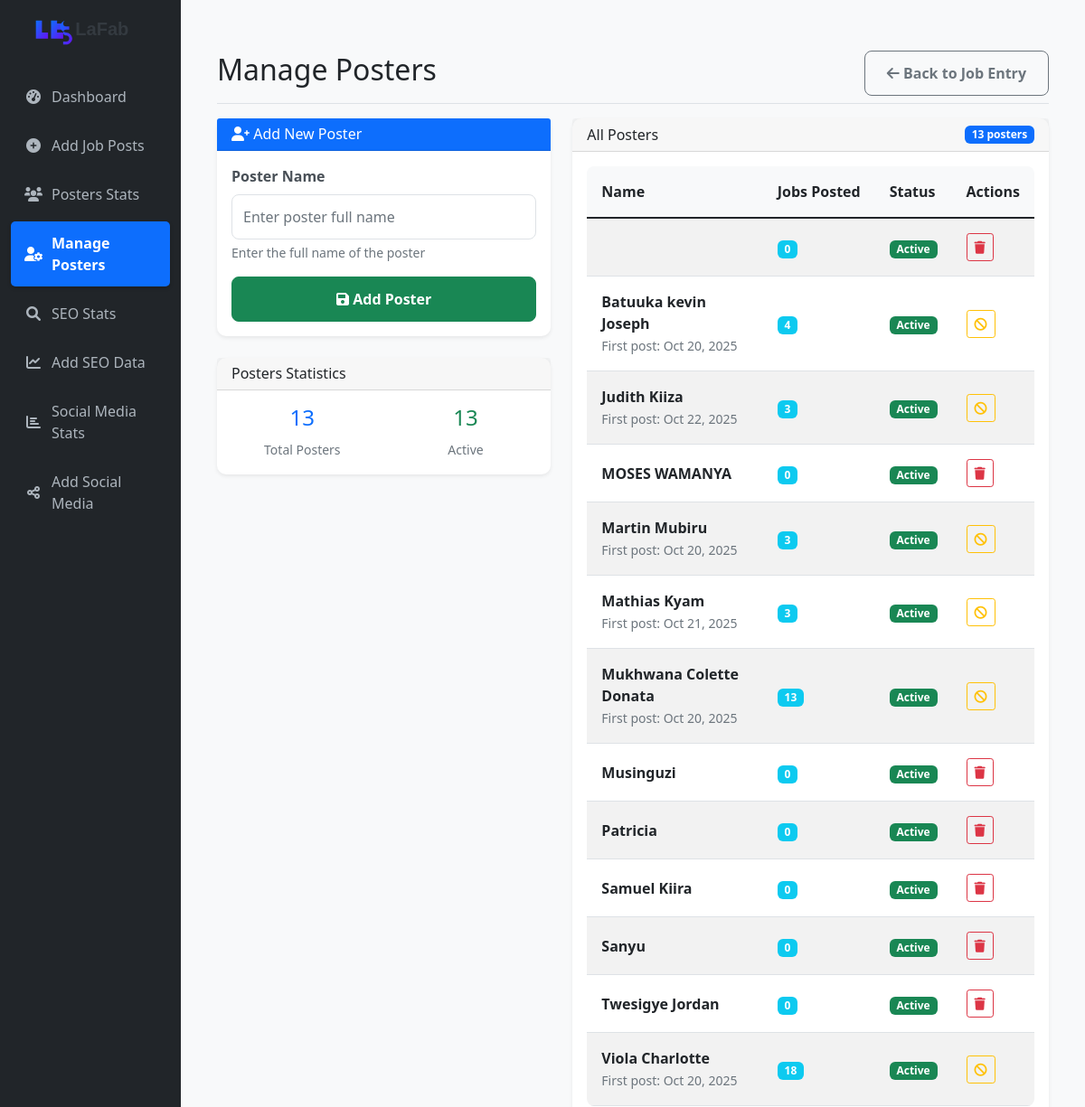
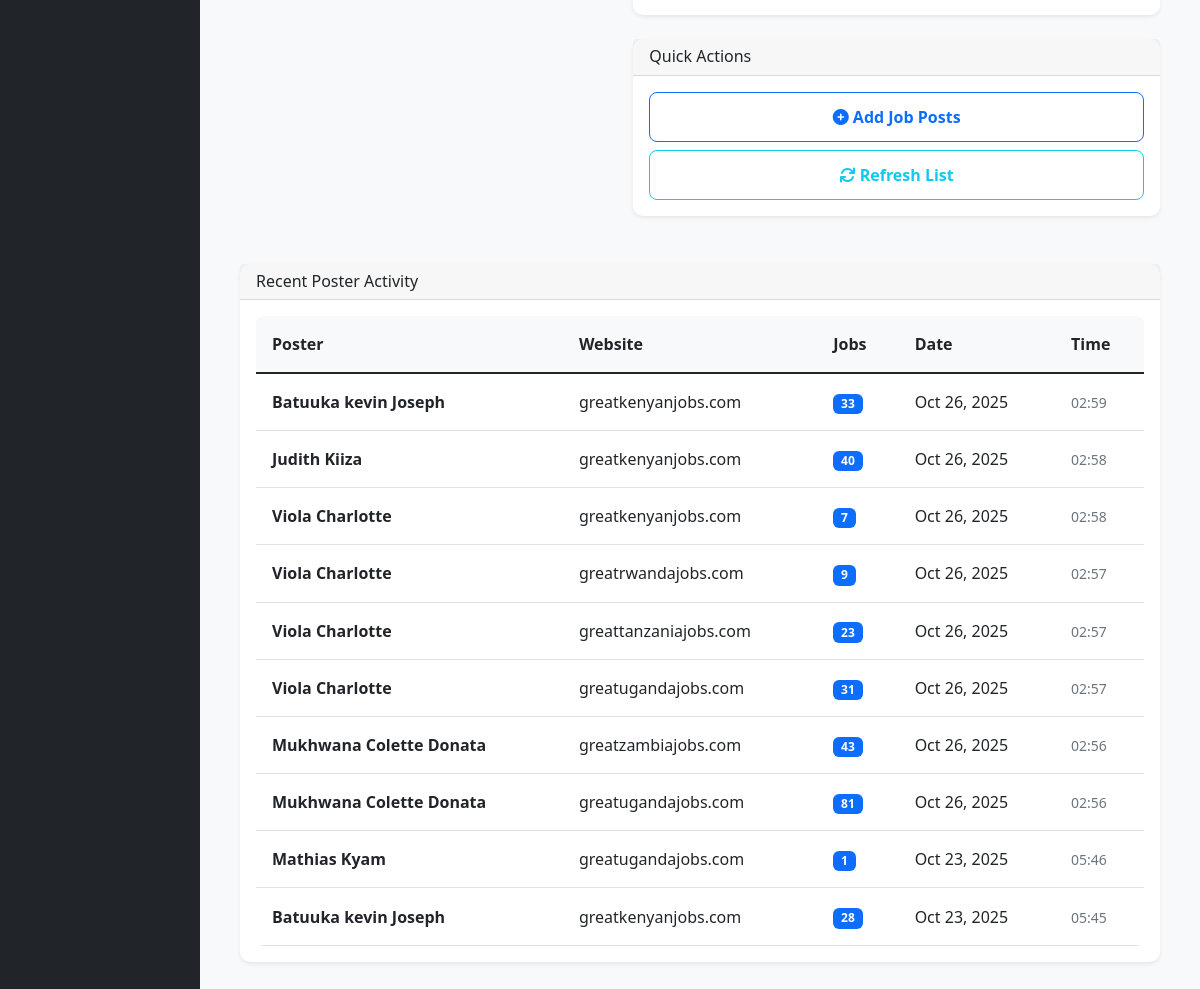
The app's page /pages/manage_posters.php with its own data (2 pictures, top to bottom).
### tables this page shows
CREATE TABLE posters (
        id INTEGER PRIMARY KEY AUTOINCREMENT,
        name TEXT NOT NULL UNIQUE,
        is_active INTEGER DEFAULT 1,
        created_at DATETIME DEFAULT CURRENT_TIMESTAMP
    );

CREATE TABLE job_postings (
        id INTEGER PRIMARY KEY AUTOINCREMENT,
        website TEXT NOT NULL,
        poster_name TEXT NOT NULL,
        job_count INTEGER NOT NULL,
        post_date DATE NOT NULL,
        created_at DATETIME DEFAULT CURRENT_TIMESTAMP
    );

### config.php (called while the page is built, shortened)
<?php
$db_file = __DIR__ . '/jobs_dashboard.db';
try {
    $db = new SQLite3($db_file);
    $db->enableExceptions(true);
} catch (Exception $e) {
    die("Database connection failed: " . $e->getMessage());
}
function db_fetch_all($sql, $params = []) {
    global $db;
    $stmt = $db->prepare($sql);
    $result = $stmt->execute();
    $rows = [];
    while ($row = $result->fetchArray(SQLITE3_ASSOC)) {
        $rows[] = $row;
    }
    return $rows;
}
function db_fetch_one($sql, $params = []) {
    global $db;
    $stmt = $db->prepare($sql);
    $index = 1;
    foreach ($params as $param) {
        $stmt->bindValue($index++, $param);
    }
    $result = $stmt->execute();
    return $result->fetchArray(SQLITE3_ASSOC);
}
?>

### pages/manage_posters.php (the view, shortened to what this page needs)
<?php
require_once '../config.php';
require_once '../includes/header.php';
require_once '../includes/sidebar.php';
$posters = db_fetch_all("
    SELECT p.*,
           (SELECT COUNT(*) FROM job_postings jp WHERE jp.poster_name = p.name) as job_count
    FROM posters p
    ORDER BY p.is_active DESC, p.name ASC
");
?>
<div class="col-md-9 col-lg-10 main-content">
    <div class="d-flex justify-content-between flex-wrap flex-md-nowrap align-items-center pt-3 pb-2 mb-3 border-bottom">
        <h1 class="h2">Manage Posters</h1>
        <button type="button" class="btn btn-outline-secondary" onclick="window.location.href='job_entry.php'">
            <i class="fas fa-arrow-left"></i> Back to Job Entry
        </button>
    </div>
    <div class="row">
        <div class="col-md-5">
            <div class="card">
                <div class="card-header bg-primary text-white">
                    <h6 class="mb-0"><i class="fas fa-user-plus"></i> Add New Poster</h6>
                </div>
                <div class="card-body">
                    <form method="POST">
                        <div class="mb-3">
                            <label class="form-label">Poster Name</label>
                            <input type="text" name="name" class="form-control" placeholder="Enter poster full name" required>
                            <div class="form-text">Enter the full name of the poster</div>
                        </div>
                        <button type="submit" class="btn btn-success w-100">
                            <i class="fas fa-save"></i> Add Poster
                        </button>
                    </form>
                </div>
            </div>
            <div class="card mt-4">
                <div class="card-header">
                    <h6 class="mb-0">Posters Statistics</h6>
                </div>
                <div class="card-body">
                    <?php
                    $total_posters = count($posters);
                    $active_posters = count(array_filter($posters, function($p) { return $p['is_active']; }));
                    ?>
                    <div class="row text-center">
                        <div class="col-6">
                            <h4 class="text-primary"><?php echo $total_posters; ?></h4>
                            <small class="text-muted">Total Posters</small>
                        </div>
                        <div class="col-6">
                            <h4 class="text-success"><?php echo $active_posters; ?></h4>
                            <small class="text-muted">Active</small>
                        </div>
                    </div>
                </div>
            </div>
        </div>
        <div class="col-md-7">
            <div class="card">
                <div class="card-header d-flex justify-content-between align-items-center">
                    <h6 class="mb-0">All Posters</h6>
                    <span class="badge bg-primary"><?php echo count($posters); ?> posters</span>
                </div>
                <div class="card-body">
                    <?php if (empty($posters)): ?>
                        <div class="text-center py-4">
                            <i class="fas fa-users fa-3x text-muted mb-3"></i>
                            <p class="text-muted">No posters found. Add your first poster using the form.</p>
                        </div>
                    <?php else: ?>
                        <div class="table-responsive">
                            <table class="table table-striped table-hover">
                                <thead>
                                    <tr>
                                        <th>Name</th>
                                        <th>Jobs Posted</th>
                                        <th>Status</th>
                                        <th>Actions</th>
                                    </tr>
                                </thead>
                                <tbody>
                                    <?php foreach ($posters as $poster): ?>
                                        <tr>
                                            <td>
                                                <strong><?php echo htmlspecialchars($poster['name']); ?></strong>
                                                <?php if ($poster['job_count'] > 0): ?>
                                                    <br>
                                                    <small class="text-muted">
                                                        First post: <?php
                                                        $first_post = db_fetch_one("SELECT MIN(post_date) as first_date FROM job_postings WHERE poster_name = ?", [$poster['name']]);
                                                        echo $first_post ? date('M j, Y', strtotime($first_post['first_date'])) : 'N/A';
                                                        ?>
                                                    </small>
                                                <?php endif; ?>
                                            </td>
                                            <td>
                                                <span class="badge bg-info"><?php echo $poster['job_count']; ?></span>
                                            </td>
                                            <td>
                                                <?php if ($poster['is_active']): ?>
                                                    <span class="badge bg-success">Active</span>
                                                <?php else: ?>
                                                    <span class="badge bg-secondary">Inactive</span>
                                                <?php endif; ?>
                                            </td>
                                            <td>
                                                <div class="btn-group btn-group-sm">
                                                    <?php if ($poster['job_count'] == 0): ?>
                                                        <a href="?delete=<?php echo $poster['id']; ?>"
                                                           class="btn btn-outline-danger"
                                                           title="Delete"
                                                           onclick="return confirm('Are you sure you want to delete <?php echo htmlspecialchars($poster['name']); ?>?')">
                                                            <i class="fas fa-trash"></i>
                                                        </a>
                                                    <?php else: ?>
                                                        <a href="?delete=<?php echo $poster['id']; ?>"
                                                           class="btn btn-outline-warning"
                                                           title="Mark Inactive"
                                                           onclick="return confirm('This poster has <?php echo $poster['job_count']; ?> job postings. Mark as inactive instead?')">
                                                            <i class="fas fa-ban"></i>
                                                        </a>
                                                    <?php endif; ?>
                                                </div>
                                            </td>
                                        </tr>
                                    <?php endforeach; ?>
                                </tbody>
                            </table>
                        </div>
                    <?php endif; ?>
                </div>
            </div>
            <div class="card mt-4">
                <div class="card-header">
                    <h6 class="mb-0">Quick Actions</h6>
                </div>
                <div class="card-body">
                    <div class="d-grid gap-2">
                        <a href="job_entry.php" class="btn btn-outline-primary">
                            <i class="fas fa-plus-circle"></i> Add Job Posts
                        </a>
                        <button type="button" class="btn btn-outline-info" onclick="window.location.reload()">
                            <i class="fas fa-sync"></i> Refresh List
                        </button>
                    </div>
                </div>
            </div>
        </div>
    </div>
    <div class="card mt-4">
        <div class="card-header">
            <h6 class="mb-0">Recent Poster Activity</h6>
        </div>
        <div class="card-body">
            <?php
            $recent_activity = db_fetch_all("
                SELECT jp.poster_name, jp.website, jp.job_count, jp.post_date, jp.created_at
                FROM job_postings jp
                ORDER BY jp.created_at DESC
                LIMIT 10
            ");
            ?>
            <?php if (empty($recent_activity)): ?>
                <p class="text-muted">No recent job posting activity.</p>
            <?php else: ?>
                <div class="table-responsive">
                    <table class="table table-sm table-hover">
                        <thead>
                            <tr>
                                <th>Poster</th>
                                <th>Website</th>
                                <th>Jobs</th>
                                <th>Date</th>
                                <th>Time</th>
                            </tr>
                        </thead>
                        <tbody>
                            <?php foreach ($recent_activity as $activity): ?>
                                <tr>
                                    <td><strong><?php echo htmlspecialchars($activity['poster_name']); ?></strong></td>
                                    <td><?php echo htmlspecialchars($activity['website']); ?></td>
                                    <td><span class="badge bg-primary"><?php echo $activity['job_count']; ?></span></td>
                                    <td><?php echo date('M j, Y', strtotime($activity['post_date'])); ?></td>
                                    <td><small class="text-muted"><?php echo date('H:i', strtotime($activity['created_at'])); ?></small></td>
                                </tr>
                            <?php endforeach; ?>
                        </tbody>
                    </table>
                </div>
            <?php endif; ?>
        </div>
    </div>
</div>
<?php require_once '../includes/footer.php'; ?>

### css/style.css (style rules this page uses)
* { box-sizing: border-box; }
body { font-family: 'Segoe UI', Tahoma, Geneva, Verdana, sans-serif; background-color: #f8f9fa; margin: 0; padding: 0; }
.main-content { padding: 2rem; background-color: #f8f9fa; min-height: 100vh; }
.card { border: none; box-shadow: 0 0.125rem 0.25rem rgba(0, 0, 0, 0.075); margin-bottom: 1.5rem; border-radius: 10px; }
.table-responsive { border-radius: 8px; overflow: hidden; }
.table { margin-bottom: 0; width: 100%; }
.table th { border-top: none; font-weight: 600; background-color: #f8f9fa; padding: 1rem; white-space: nowrap; }
.table td { padding: 1rem; vertical-align: middle; border-bottom: 1px solid #dee2e6; }
.form-control, .form-select { border-radius: 8px; border: 1px solid #dee2e6; padding: 0.75rem; }
.form-label { font-weight: 600; color: #495057; margin-bottom: 0.5rem; }
.btn { border-radius: 8px; padding: 0.75rem 1.5rem; font-weight: 600; }
.badge { font-size: 0.75rem; padding: 0.35em 0.65em; border-radius: 6px; }
@media (min-width: 1200px) { .main-content { padding: 2.5rem; } }

### records on screen
posters: job_count "0", is_active "Active"
posters: name "Batuuka kevin Joseph", first_date "Oct 20, 2025", job_count "4", is_active "Active"
posters: name "Judith Kiiza", first_date "Oct 22, 2025", job_count "3", is_active "Active"
posters: name "MOSES WAMANYA", job_count "0", is_active "Active"
posters: name "Martin Mubiru", first_date "Oct 20, 2025", job_count "3", is_active "Active"
posters: name "Mathias Kyam", first_date "Oct 21, 2025", job_count "3", is_active "Active"
posters: name "Mukhwana Colette Donata", first_date "Oct 20, 2025", job_count "13", is_active "Active"
posters: name "Musinguzi", job_count "0", is_active "Active"
posters: name "Patricia", job_count "0", is_active "Active"
posters: name "Samuel Kiira", job_count "0", is_active "Active"
posters: name "Sanyu", job_count "0", is_active "Active"
posters: name "Twesigye Jordan", job_count "0", is_active "Active"
posters: name "Viola Charlotte", first_date "Oct 20, 2025", job_count "18", is_active "Active"
job_postings: poster_name "Batuuka kevin Joseph", website "greatkenyanjobs.com", job_count "33", post_date "Oct 26, 2025", created_at "02:59"
job_postings: poster_name "Judith Kiiza", website "greatkenyanjobs.com", job_count "40", post_date "Oct 26, 2025", created_at "02:58"
job_postings: poster_name "Viola Charlotte", website "greatkenyanjobs.com", job_count "7", post_date "Oct 26, 2025", created_at "02:58"
job_postings: poster_name "Viola Charlotte", website "greatrwandajobs.com", job_count "9", post_date "Oct 26, 2025", created_at "02:57"
job_postings: poster_name "Viola Charlotte", website "greattanzaniajobs.com", job_count "23", post_date "Oct 26, 2025", created_at "02:57"
job_postings: poster_name "Viola Charlotte", website "greatugandajobs.com", job_count "31", post_date "Oct 26, 2025", created_at "02:57"
job_postings: poster_name "Mukhwana Colette Donata", website "greatzambiajobs.com", job_count "43", post_date "Oct 26, 2025", created_at "02:56"
job_postings: poster_name "Mukhwana Colette Donata", website "greatugandajobs.com", job_count "81", post_date "Oct 26, 2025", created_at "02:56"
job_postings: poster_name "Mathias Kyam", website "greatugandajobs.com", job_count "1", post_date "Oct 23, 2025", created_at "05:46"
job_postings: poster_name "Batuuka kevin Joseph", website "greatkenyanjobs.com", job_count "28", post_date "Oct 23, 2025", created_at "05:45"

### other values on screen
$item['text'] "Dashboard"
$item['text'] "Add Job Posts"
$item['text'] "Posters Stats"
$item['text'] "Manage Posters"
$item['text'] "SEO Stats"
$item['text'] "Add SEO Data"
$item['text'] "Social Media Stats"
$item['text'] "Add Social Media"
$total_posters "13"
$active_posters "13"
count($posters) "13"
